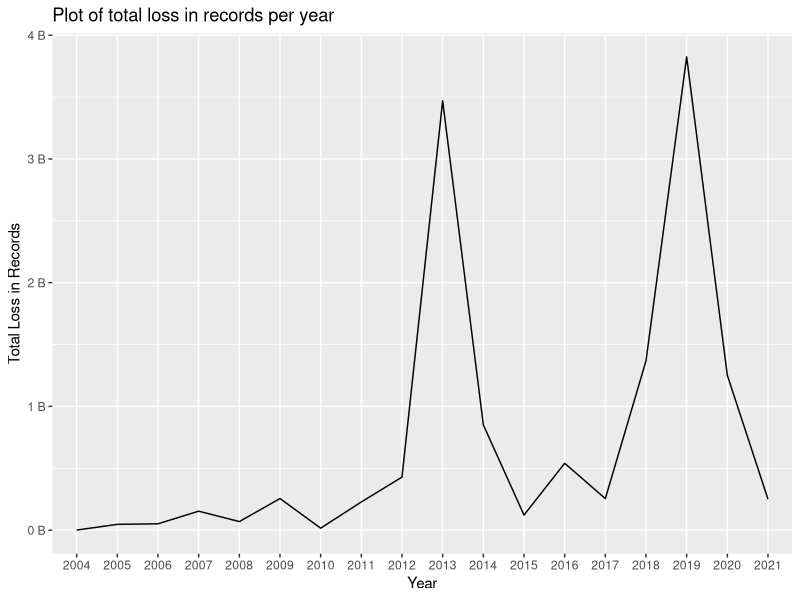
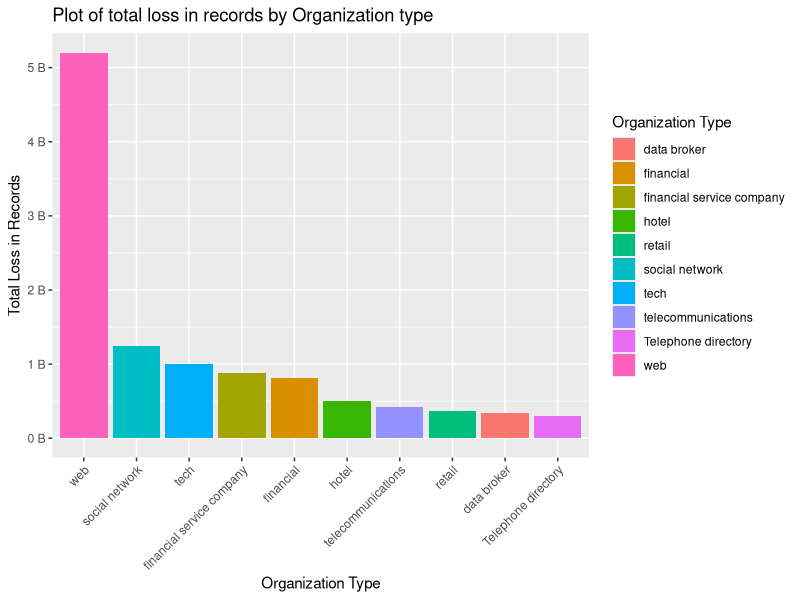
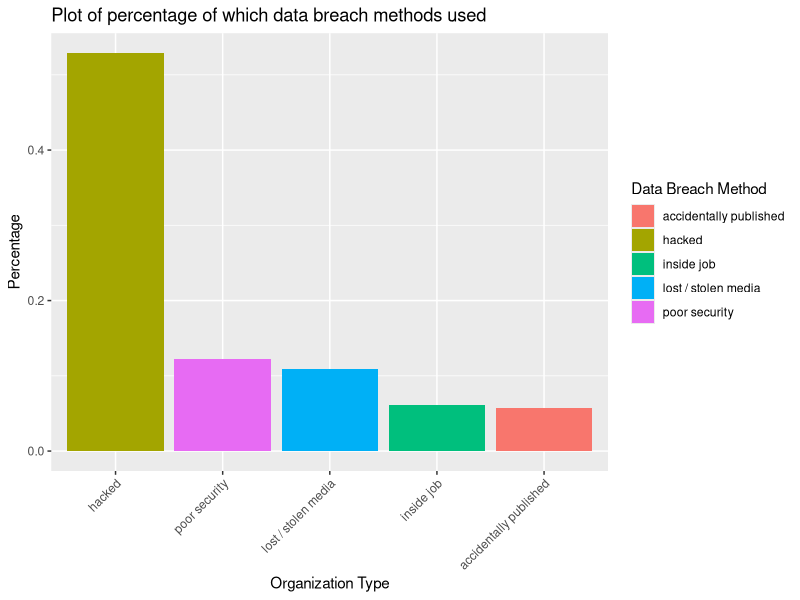

Write R code to recreate these figures, in order.
## ---- chunk 1
library(tidyverse)
library(ggplot2)
library(dplyr)
library(knitr)
library(scales)

data_breach <- read.csv("data/DataBreaches(2004-2021).csv")
## ---- chunk 2
# First
data_breach %>%
  group_by(Year) %>%
  summarize(tot_lost = sum(Records)) %>%
  filter(Year != "2014 and 2015", Year != "2018-2019") %>% 
  ggplot(aes(x = Year,
             y = tot_lost,
             group = 1)) +
  geom_line() +
  scale_y_continuous(labels = label_number(suffix = " B", scale = 1e-9)) +
  ylab("Total Loss in Records") +
  labs(title = "Plot of total loss in records per year")
## ---- chunk 3
#2
data_breach %>% 
  group_by(Organization.type) %>% 
  summarize(tot_lost = sum(Records)) %>%
  slice_max(order_by = tot_lost, n = 10) %>%
  ggplot(aes(fct_rev(fct_reorder(Organization.type, tot_lost)),
             tot_lost,
             fill = Organization.type)) + 
  geom_bar(stat = "identity") +
  theme(axis.text.x = element_text(angle = 45, hjust = 1)) +
  scale_y_continuous(labels = label_number(suffix = " B", scale = 1e-9)) +
  xlab("Organization Type") +
  ylab("Total Loss in Records") +
  labs(title = "Plot of total loss in records by Organization type",
       fill = "Organization Type")
## ---- chunk 4
#3
method_percentage <- data_breach %>%
  filter(!is.na(Method)) %>%
  group_by(Method) %>%
  summarize(n = n()) %>%
  mutate(total = sum(n),
         percentage = n/total,
         Method = factor(Method))

method_percentage %>%
  slice_max(order_by = percentage, n = 5) %>%
  ggplot(aes(fct_rev(fct_reorder(Method, percentage)),
             percentage,
             fill = Method)) +
  geom_col(position = "dodge") +
  theme(axis.text.x = element_text(angle = 45, hjust = 1)) +
  xlab("Organization Type") +
  ylab("Percentage") +
  labs(title = "Plot of percentage of which data breach methods used",
       fill = "Data Breach Method")
